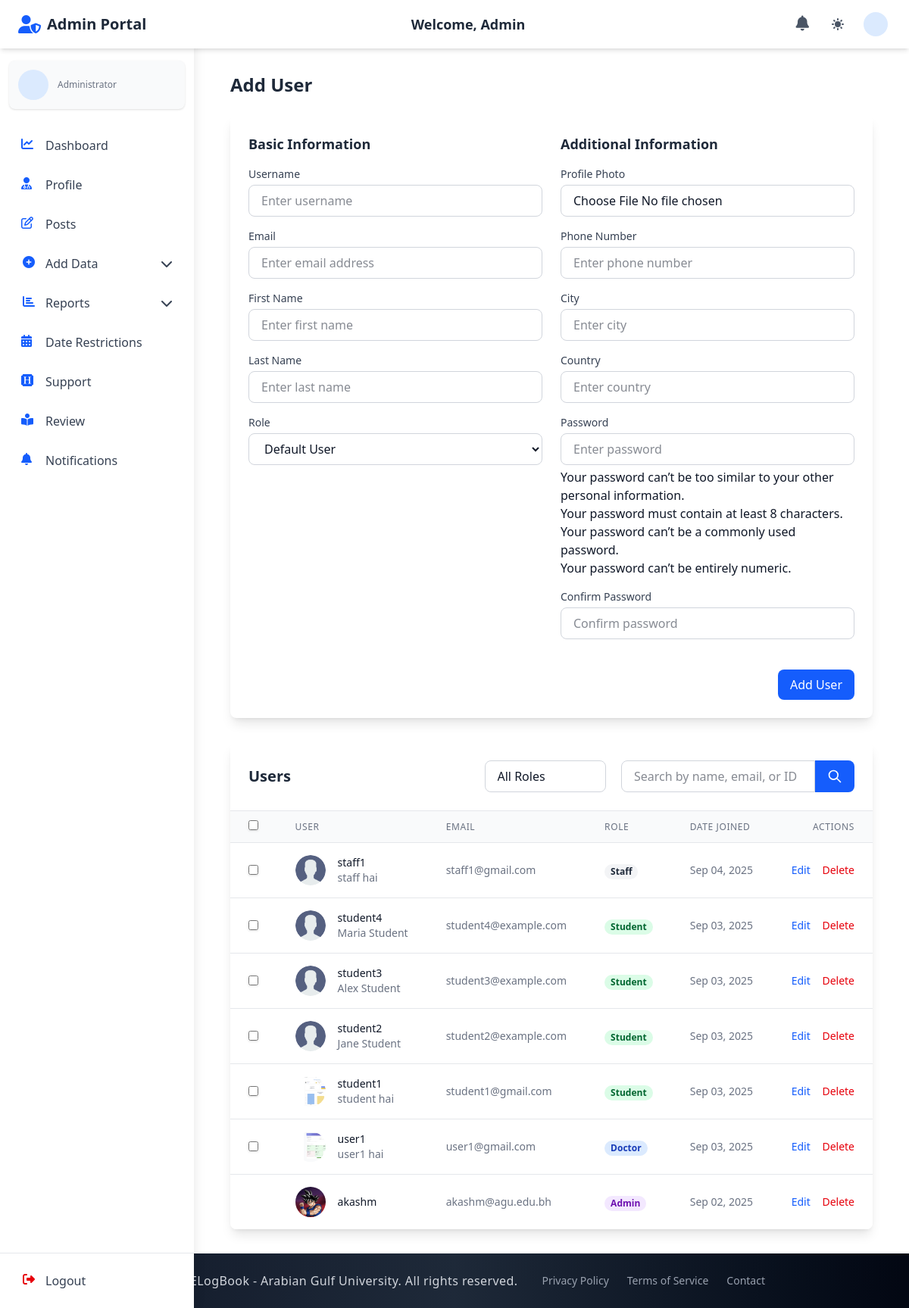
/admin_section/add_user/, run on the app's committed database.
### accounts/models.py (models this page shows, shortened)
class CustomUser(AbstractUser):
    email = models.EmailField(unique=True)
    first_name = models.CharField(max_length=150, blank=True)
    last_name = models.CharField(max_length=150, blank=True)
    profile_photo = models.ImageField(
        upload_to="profiles/", blank=True, null=True, default="profiles/default.jpg"
    )
    city = models.CharField(max_length=100, blank=True)
    country = models.CharField(max_length=100, blank=True)
    phone_no = models.CharField(max_length=20, blank=True)
    bio = models.TextField(blank=True)
    speciality = models.CharField(max_length=100, blank=True)
    ROLE_CHOICES = (
        ("student", "Student"),
        ("doctor", "Doctor"),
        ("staff", "Staff"),
        ("admin", "Admin"),
    )
    ROLE_CHOICES = (
        ("defaultuser", "Default User"),
        ("student", "Student"),
        ("doctor", "Doctor"),
        ("staff", "Staff"),
        ("admin", "Admin"),
        ("pending", "Pending"),
    )
    role = models.CharField(max_length=15, choices=ROLE_CHOICES, default="defaultuser")
    groups = models.ManyToManyField(
        "auth.Group", related_name="customuser_groups", blank=True
    )
    user_permissions = models.ManyToManyField(
        "auth.Permission", related_name="customuser_permissions", blank=True
    )
    USERNAME_FIELD = "email"
    REQUIRED_FIELDS = ["username"]

### admin_section/views_file/add_user.py (the view, shortened to what this page needs)
# urls.py: path("add_user/", add_user, name="add_user"),
def add_user(request):
    if request.method == 'POST':
        form = CustomUserForm(request.POST, request.FILES)
        if form.is_valid():
            with transaction.atomic():
                user = form.save(commit=False)
                try:
                    role_value = form.cleaned_data.get('role')
                    if role_value is not None:
                        user.role = role_value
                except Exception:
                    pass
                user.save()
                try:
                    invalidate_user_sessions(user)
                except Exception:
                    pass
                if user.role == 'student':
                    Student.objects.get_or_create(user=user)
                    messages.success(request, f'Student user {user.username} created successfully!')
                elif user.role == 'doctor':
                    Doctor.objects.get_or_create(user=user)
                    messages.success(request, f'Doctor user {user.username} created successfully!')
                elif user.role == 'staff':
                    Staff.objects.get_or_create(user=user)
                    messages.success(request, f'Staff user {user.username} created successfully!')
                else:  # admin
                    messages.success(request, f'Admin user {user.username} created successfully!')
            return redirect('admin_section:add_user')
        else:
            for field, errors in form.errors.items():
                for error in errors:
                    messages.error(request, f'{field}: {error}')
    else:
        form = CustomUserForm()
    search_query = request.GET.get('q', '').strip()
    role_filter = request.GET.get('role', '').strip()
    users = CustomUser.objects.all().order_by('-date_joined')
    if role_filter and role_filter in dict(CustomUser.ROLE_CHOICES):
        users = users.filter(role=role_filter)
    paginator = Paginator(users, 10)  # Show 10 users per page
    page_number = request.GET.get('page')
    page_obj = paginator.get_page(page_number)
    roles = CustomUser.ROLE_CHOICES
    context = {
        'form': form,
        'users': page_obj,
        'search_query': search_query,
        'role_filter': role_filter,
        'roles': roles,
    }
    return render(request, "admin_section/add_user.html", context)

### admin_section/context_processors.py (called while the page is built)
def admin_notification_count(request):
    try:
        user = getattr(request, 'user', None)
        if not user:
            return {'admin_unread_notifications_count': 0}
        if getattr(user, 'is_authenticated', False) and getattr(user, 'role', None) == 'admin':
            admin_unread_notifications_count = AdminNotification.objects.filter(recipient=user, is_read=False).count()
            return {'admin_unread_notifications_count': admin_unread_notifications_count}
    except Exception:
        pass
    return {'admin_unread_notifications_count': 0}

### doctor_section/context_processors.py (called while the page is built)
def notification_count(request):
    try:
        user = getattr(request, 'user', None)
        if not user:
            return {'unread_notifications_count': 0}
        if getattr(user, 'is_authenticated', False) and hasattr(user, 'doctor_profile'):
            doctor = user.doctor_profile
            unread_notifications_count = Notification.objects.filter(
                recipient=doctor, is_read=False
            ).count()
            return {'unread_notifications_count': unread_notifications_count}
    except Exception:
        pass
    return {'unread_notifications_count': 0}

### elogbookagu/context_processors.py (called while the page is built, shortened)
def user_data(request):
    context = {}
    user = getattr(request, 'user', None)
    if not user or not getattr(user, 'is_authenticated', False):
        return context

### staff_section/context_processors.py (called while the page is built)
def staff_notification_count(request):
    try:
        user = getattr(request, 'user', None)
        if not user:
            return {'staff_unread_notifications_count': 0}
        if getattr(user, 'is_authenticated', False) and hasattr(user, 'staff_profile'):
            staff = user.staff_profile
            staff_unread_notifications_count = StaffNotification.objects.filter(recipient=staff, is_read=False).count()
            return {'staff_unread_notifications_count': staff_unread_notifications_count}
    except Exception:
        pass
    return {'staff_unread_notifications_count': 0}

### admin_section/templates/admin_section/add_user.html (shortened to what this page needs)
{% extends 'base.html' %}
{% block navbar %}
{% include 'components/admin_auth_navbar.html' %}
{% endblock %}
{% block content %}
  <div class="container mx-auto px-4 py-8">
    <div class="mb-8">
      <h2 class="text-2xl font-bold text-gray-800 dark:text-white mb-6">{% if is_edit %}Edit{% else %}Add{% endif %} User</h2>
      <div class="bg-white dark:bg-gray-800 rounded-lg shadow-lg p-6">
        <form method="post" action="{% if is_edit %}{% url 'admin_section:edit_user' user_obj.id %}{% else %}{% url 'admin_section:add_user' %}{% endif %}" enctype="multipart/form-data">
          <div class="grid grid-cols-1 md:grid-cols-2 gap-6">
            <div>
              <h3 class="text-lg font-semibold text-gray-800 dark:text-white mb-4">Basic Information</h3>
              <div class="mb-4">
                <label for="id_username" class="block text-sm font-medium text-gray-700 dark:text-gray-300 mb-1">Username</label>
                {{ form.username }}
              </div>
              <div class="mb-4">
                <label for="id_email" class="block text-sm font-medium text-gray-700 dark:text-gray-300 mb-1">Email</label>
                {{ form.email }}
              </div>
              <div class="mb-4">
                <label for="id_first_name" class="block text-sm font-medium text-gray-700 dark:text-gray-300 mb-1">First Name</label>
                {{ form.first_name }}
              </div>
              <div class="mb-4">
                <label for="id_last_name" class="block text-sm font-medium text-gray-700 dark:text-gray-300 mb-1">Last Name</label>
                {{ form.last_name }}
              </div>
              <div class="mb-4">
                <label for="id_role" class="block text-sm font-medium text-gray-700 dark:text-gray-300 mb-1">Role</label>
                {{ form.role }}
              </div>
            </div>
            <div>
              <h3 class="text-lg font-semibold text-gray-800 dark:text-white mb-4">Additional Information</h3>
              <div class="mb-4">
                <label for="id_profile_photo" class="block text-sm font-medium text-gray-700 dark:text-gray-300 mb-1">Profile Photo</label>
                {{ form.profile_photo }}
              </div>
              <div class="mb-4">
                <label for="id_phone_no" class="block text-sm font-medium text-gray-700 dark:text-gray-300 mb-1">Phone Number</label>
                {{ form.phone_no }}
              </div>
              <div class="mb-4">
                <label for="id_city" class="block text-sm font-medium text-gray-700 dark:text-gray-300 mb-1">City</label>
                {{ form.city }}
              </div>
              <div class="mb-4">
                <label for="id_country" class="block text-sm font-medium text-gray-700 dark:text-gray-300 mb-1">Country</label>
                {{ form.country }}
              </div>
              <div class="mb-4">
                <label for="id_password1" class="block text-sm font-medium text-gray-700 dark:text-gray-300 mb-1">Password</label>
                {{ form.password1 }}
                {% if not is_edit %}
                  <p class="text-sm text-gray-500 dark:text-gray-400 mt-1">{{ form.password1.help_text|safe }}</p>
                {% endif %}
              </div>
              <div class="mb-4">
                <label for="id_password2" class="block text-sm font-medium text-gray-700 dark:text-gray-300 mb-1">Confirm Password</label>
                {{ form.password2 }}
              </div>
            </div>
          </div>
          <div class="flex justify-end mt-6">
            <button type="submit" class="px-4 py-2 bg-blue-600 text-white rounded-lg hover:bg-blue-700 focus:outline-none focus:ring-2 focus:ring-blue-500 focus:ring-offset-2">
              {% if is_edit %}Update{% else %}Add{% endif %} User
            </button>
          </div>
        </form>
      </div>
    </div>
    <div class="bg-white dark:bg-gray-800 rounded-lg shadow-lg overflow-hidden">
      <div class="p-6 border-b border-gray-200 dark:border-gray-700 flex flex-col md:flex-row justify-between items-start md:items-center gap-4">
        <h3 class="text-xl font-semibold text-gray-800 dark:text-white">Users</h3>
        <form method="get" action="{% url 'admin_section:add_user' %}" class="w-full md:w-auto flex flex-col md:flex-row space-y-2 md:space-y-0 md:space-x-2">
          <div class="relative">
            <select name="role" id="role-filter" class="w-full md:w-40 px-4 py-2 rounded-lg border border-gray-300 focus:outline-none focus:ring-2 focus:ring-blue-500 dark:bg-gray-700 dark:border-gray-600 dark:text-white appearance-none">
              <option value="">All Roles</option>
            </select>
            <div class="pointer-events-none absolute inset-y-0 right-0 flex items-center px-2 text-gray-700 dark:text-gray-300">
            </div>
          </div>
          <div class="relative flex-grow flex">
            <input type="text" name="q" id="user-search" value="{{ search_query }}" class="w-full md:w-64 px-4 py-2 rounded-l-lg border border-gray-300 focus:outline-none focus:ring-2 focus:ring-blue-500 dark:bg-gray-700 dark:border-gray-600 dark:text-white" placeholder="Search by name, email, or ID">
            <button type="submit" class="px-4 py-2 bg-blue-600 text-white rounded-r-lg hover:bg-blue-700 focus:outline-none focus:ring-2 focus:ring-blue-500 focus:ring-offset-2">
              <svg class="w-5 h-5" fill="none" stroke="currentColor" viewBox="0 0 24 24" xmlns="http://www.w3.org/2000/svg">
                <path stroke-linecap="round" stroke-linejoin="round" stroke-width="2" d="M21 21l-6-6m2-5a7 7 0 11-14 0 7 7 0 0114 0z"></path>
              </svg>
            </button>
          </div>
        </form>
      </div>
      {% if users %}
        <div class="overflow-x-auto">
          <table class="min-w-full divide-y divide-gray-200 dark:divide-gray-700">
            <thead class="bg-gray-50 dark:bg-gray-700">
              <tr>
                <th scope="col" class="px-6 py-3 text-left text-xs font-medium text-gray-500 dark:text-gray-300 uppercase tracking-wider">
                  <input type="checkbox" id="selectAll" class="rounded border-gray-300 text-blue-600 shadow-sm focus:border-blue-300 focus:ring focus:ring-blue-200 focus:ring-opacity-50">
                </th>
                <th scope="col" class="px-6 py-3 text-left text-xs font-medium text-gray-500 dark:text-gray-300 uppercase tracking-wider">User</th>
                <th scope="col" class="px-6 py-3 text-left text-xs font-medium text-gray-500 dark:text-gray-300 uppercase tracking-wider">Email</th>
                <th scope="col" class="px-6 py-3 text-left text-xs font-medium text-gray-500 dark:text-gray-300 uppercase tracking-wider">Role</th>
                <th scope="col" class="px-6 py-3 text-left text-xs font-medium text-gray-500 dark:text-gray-300 uppercase tracking-wider">Date Joined</th>
                <th scope="col" class="px-6 py-3 text-right text-xs font-medium text-gray-500 dark:text-gray-300 uppercase tracking-wider">Actions</th>
              </tr>
            </thead>
            <tbody class="bg-white dark:bg-gray-800 divide-y divide-gray-200 dark:divide-gray-700">
              {% for user in users %}
                <tr class="hover:bg-gray-50 dark:hover:bg-gray-700">
                  <td class="px-6 py-4 whitespace-nowrap">
                    {% if not user.is_superuser %}
                      <input type="checkbox" class="user-checkbox rounded border-gray-300 text-blue-600 shadow-sm focus:border-blue-300 focus:ring focus:ring-blue-200 focus:ring-opacity-50" value="{{ user.id }}" data-username="{{ user.username }}">
                    {% endif %}
                  </td>
                  <td class="px-6 py-4 whitespace-nowrap">
                    <div class="flex items-center">
                      <div class="flex-shrink-0 h-10 w-10">
                        <img class="h-10 w-10 rounded-full object-cover" src="{{ user.profile_photo.url }}" alt="{{ user.username }}">
                      </div>
                      <div class="ml-4">
                        <div class="text-sm font-medium text-gray-900 dark:text-white">{{ user.username }}</div>
                        <div class="text-sm text-gray-500 dark:text-gray-400">{{ user.get_full_name }}</div>
                      </div>
                    </div>
                  </td>
                  <td class="px-6 py-4 whitespace-nowrap text-sm text-gray-500 dark:text-gray-300">{{ user.email }}</td>
                  <td class="px-6 py-4 whitespace-nowrap">
                    <span class="px-2 inline-flex text-xs leading-5 font-semibold rounded-full {% if user.role == 'admin' %}bg-purple-100 text-purple-800 dark:bg-purple-800 dark:text-purple-100{% elif user.role == 'doctor' %}bg-blue-100 text-blue-800 dark:bg-blue-800 dark:text-blue-100{% elif user.role == 'student' %}bg-green-100 text-green-800 dark:bg-green-800 dark:text-green-100{% else %}bg-gray-100 text-gray-800 dark:bg-gray-800 dark:text-gray-100{% endif %}">
                      {{ user.get_role_display }}
                    </span>
                  </td>
                  <td class="px-6 py-4 whitespace-nowrap text-sm text-gray-500 dark:text-gray-300">{{ user.date_joined|date:"M d, Y" }}</td>
                  <td class="px-6 py-4 whitespace-nowrap text-right text-sm font-medium">
                    <a href="{% url 'admin_section:edit_user' user.id %}" class="text-blue-600 hover:text-blue-900 dark:text-blue-400 dark:hover:text-blue-300 mr-3">Edit</a>
                    <button type="button" class="delete-user-btn text-red-600 hover:text-red-900 dark:text-red-400 dark:hover:text-red-300" data-user-id="{{ user.id }}" data-username="{{ user.username }}">Delete</button>
                  </td>
                </tr>
              {% endfor %}
            </tbody>
          </table>
        </div>
      {% else %}
        <div class="text-center py-8">
          <p class="text-gray-500 dark:text-gray-400">No users found. Add your first user above.</p>
        </div>
      {% endif %}
    </div>
  </div>
{% endblock %}

### data on the page
CustomUser: profile_photo (placeholder picture), username "staff1", get_full_name "staff hai", email "staff1@gmail.com", role "Staff", date_joined "Sep 04, 2025"
CustomUser: profile_photo (placeholder picture), username "student4", get_full_name "Maria Student", email "student4@example.com", role "Student", date_joined "Sep 03, 2025"
CustomUser: profile_photo (placeholder picture), username "student3", get_full_name "Alex Student", email "student3@example.com", role "Student", date_joined "Sep 03, 2025"
CustomUser: profile_photo (placeholder picture), username "student2", get_full_name "Jane Student", email "student2@example.com", role "Student", date_joined "Sep 03, 2025"
CustomUser: profile_photo (picture), username "student1", get_full_name "student hai", email "student1@gmail.com", role "Student", date_joined "Sep 03, 2025"
CustomUser: profile_photo (picture), username "user1", get_full_name "user1 hai", email "user1@gmail.com", role "Doctor", date_joined "Sep 03, 2025"
CustomUser: profile_photo (picture), username "akashm", email "akashm@agu.edu.bh", role "Admin", date_joined "Sep 02, 2025"
